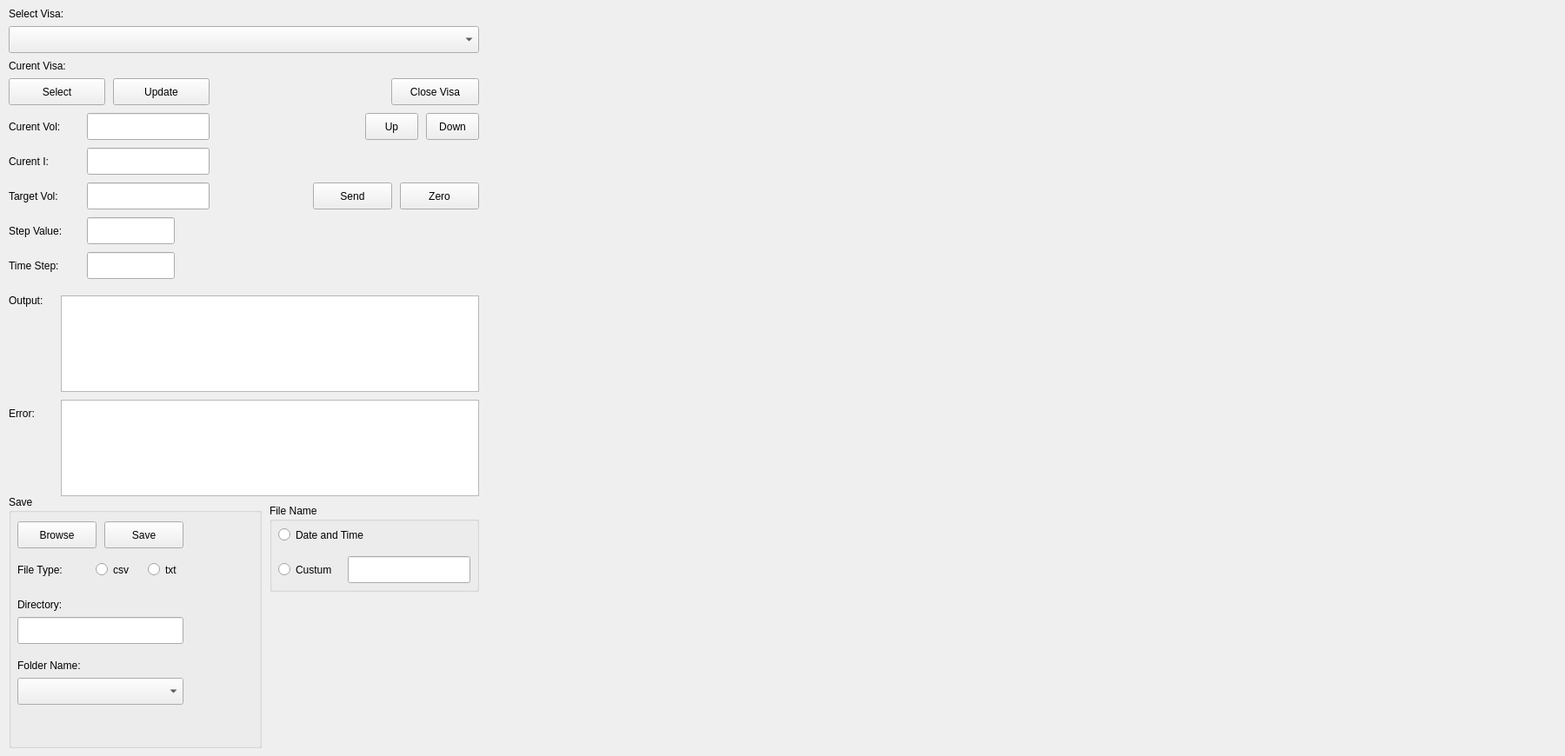
            <widget class="QWidget" name="page_keithley_stepper">
             <widget class="QLabel" name="voltageLable">
              <property name="geometry">
               <rect>
                <x>10</x>
                <y>130</y>
                <width>81</width>
                <height>31</height>
               </rect>
              </property>
              <property name="text">
               <string>Curent Vol:</string>
              </property>
             </widget>
             <widget class="QPushButton" name="zeroButton">
              <property name="geometry">
               <rect>
                <x>460</x>
                <y>210</y>
                <width>91</width>
                <height>31</height>
               </rect>
              </property>
              <property name="text">
               <string>Zero</string>
              </property>
             </widget>
             <widget class="QPushButton" name="upButton">
              <property name="geometry">
               <rect>
                <x>420</x>
                <y>130</y>
                <width>61</width>
                <height>31</height>
               </rect>
              </property>
              <property name="text">
               <string>Up</string>
              </property>
             </widget>
             <widget class="QLabel" name="visaLable">
              <property name="geometry">
               <rect>
                <x>10</x>
                <y>60</y>
                <width>91</width>
                <height>31</height>
               </rect>
              </property>
              <property name="text">
               <string>Curent Visa:</string>
              </property>
             </widget>
             <widget class="QLabel" name="selectVisaLable">
              <property name="geometry">
               <rect>
                <x>10</x>
                <y>0</y>
                <width>81</width>
                <height>31</height>
               </rect>
              </property>
              <property name="text">
               <string>Select Visa:</string>
              </property>
             </widget>
             <widget class="QTextEdit" name="error_2">
              <property name="geometry">
               <rect>
                <x>70</x>
                <y>460</y>
                <width>481</width>
                <height>111</height>
               </rect>
              </property>
             </widget>
             <widget class="QLineEdit" name="stepValue">
              <property name="geometry">
               <rect>
                <x>100</x>
                <y>250</y>
                <width>101</width>
                <height>31</height>
               </rect>
              </property>
             </widget>
             <widget class="QPushButton" name="downButton">
              <property name="geometry">
               <rect>
                <x>490</x>
                <y>130</y>
                <width>61</width>
                <height>31</height>
               </rect>
              </property>
              <property name="text">
               <string>Down</string>
              </property>
             </widget>
             <widget class="QLabel" name="errorLable_2">
              <property name="geometry">
               <rect>
                <x>10</x>
                <y>460</y>
                <width>51</width>
                <height>31</height>
               </rect>
              </property>
              <property name="text">
               <string>Error:</string>
              </property>
             </widget>
             <widget class="QPushButton" name="closeVisaButton">
              <property name="geometry">
               <rect>
                <x>450</x>
                <y>90</y>
                <width>101</width>
                <height>31</height>
               </rect>
              </property>
              <property name="text">
               <string>Close Visa</string>
              </property>
             </widget>
             <widget class="QPushButton" name="updateVisaButton_2">
              <property name="geometry">
               <rect>
                <x>130</x>
                <y>90</y>
                <width>111</width>
                <height>31</height>
               </rect>
              </property>
              <property name="text">
               <string>Update</string>
              </property>
             </widget>
             <widget class="QComboBox" name="selectVisa">
              <property name="geometry">
               <rect>
                <x>10</x>
                <y>30</y>
                <width>541</width>
                <height>31</height>
               </rect>
              </property>
             </widget>
             <widget class="QLabel" name="setpValueLable">
              <property name="geometry">
               <rect>
                <x>10</x>
                <y>250</y>
                <width>81</width>
                <height>31</height>
               </rect>
              </property>
              <property name="text">
               <string>Step Value:</string>
              </property>
             </widget>
             <widget class="QLabel" name="currentLable">
              <property name="geometry">
               <rect>
                <x>10</x>
                <y>170</y>
                <width>71</width>
                <height>31</height>
               </rect>
              </property>
              <property name="text">
               <string>Curent I:</string>
              </property>
             </widget>
             <widget class="QLabel" name="visa">
              <property name="geometry">
               <rect>
                <x>600</x>
                <y>160</y>
                <width>331</width>
                <height>21</height>
               </rect>
              </property>
              <property name="text">
               <string/>
              </property>
             </widget>
             <widget class="QLineEdit" name="current">
              <property name="geometry">
               <rect>
                <x>100</x>
                <y>170</y>
                <width>141</width>
                <height>31</height>
               </rect>
              </property>
             </widget>
             <widget class="QLineEdit" name="timeStepValue_2">
              <property name="geometry">
               <rect>
                <x>100</x>
                <y>290</y>
                <width>101</width>
                <height>31</height>
               </rect>
              </property>
             </widget>
             <widget class="QLabel" name="outputLable_2">
              <property name="geometry">
               <rect>
                <x>10</x>
                <y>330</y>
                <width>61</width>
                <height>31</height>
               </rect>
              </property>
              <property name="text">
               <string>Output:</string>
              </property>
             </widget>
             <widget class="QWidget" name="plotWidget" native="true">
              <property name="geometry">
               <rect>
                <x>560</x>
                <y>10</y>
                <width>1231</width>
                <height>851</height>
               </rect>
              </property>
              <widget class="MatplotlibWidget" name="plot">
               <property name="geometry">
                <rect>
                 <x>640</x>
                 <y>370</y>
                 <width>51</width>
                 <height>41</height>
                </rect>
               </property>
              </widget>
             </widget>
             <widget class="QPushButton" name="selectVisaButton_2">
              <property name="geometry">
               <rect>
                <x>10</x>
                <y>90</y>
                <width>111</width>
                <height>31</height>
               </rect>
              </property>
              <property name="text">
               <string>Select</string>
              </property>
             </widget>
             <widget class="QPushButton" name="sendButton">
              <property name="geometry">
               <rect>
                <x>360</x>
                <y>210</y>
                <width>91</width>
                <height>31</height>
               </rect>
              </property>
              <property name="text">
               <string>Send</string>
              </property>
             </widget>
             <widget class="QLineEdit" name="input">
              <property name="geometry">
               <rect>
                <x>100</x>
                <y>210</y>
                <width>141</width>
                <height>31</height>
               </rect>
              </property>
             </widget>
             <widget class="QLineEdit" name="voltage">
              <property name="geometry">
               <rect>
                <x>100</x>
                <y>130</y>
                <width>141</width>
                <height>31</height>
               </rect>
              </property>
             </widget>
             <widget class="QLabel" name="inputLable">
              <property name="geometry">
               <rect>
                <x>10</x>
                <y>210</y>
                <width>81</width>
                <height>31</height>
               </rect>
              </property>
              <property name="text">
               <string>Target Vol:</string>
              </property>
             </widget>
             <widget class="QLabel" name="timeStepValueLable_2">
              <property name="geometry">
               <rect>
                <x>10</x>
                <y>290</y>
                <width>81</width>
                <height>31</height>
               </rect>
              </property>
              <property name="text">
               <string>Time Step:</string>
              </property>
             </widget>
             <widget class="QTextEdit" name="output_2">
              <property name="geometry">
               <rect>
                <x>70</x>
                <y>340</y>
                <width>481</width>
                <height>111</height>
               </rect>
              </property>
             </widget>
             <widget class="QGroupBox" name="fileBox_2">
              <property name="geometry">
               <rect>
                <x>310</x>
                <y>580</y>
                <width>241</width>
                <height>101</height>
               </rect>
              </property>
              <property name="title">
               <string>File Name</string>
              </property>
              <widget class="QRadioButton" name="defaultFile_2">
               <property name="geometry">
                <rect>
                 <x>10</x>
                 <y>20</y>
                 <width>131</width>
                 <height>31</height>
                </rect>
               </property>
               <property name="text">
                <string>Date and Time</string>
               </property>
              </widget>
              <widget class="QRadioButton" name="customFile_2">
               <property name="geometry">
                <rect>
                 <x>10</x>
                 <y>60</y>
                 <width>81</width>
                 <height>31</height>
                </rect>
               </property>
               <property name="text">
                <string>Custum</string>
               </property>
              </widget>
              <widget class="QLineEdit" name="file_2">
               <property name="geometry">
                <rect>
                 <x>90</x>
                 <y>60</y>
                 <width>141</width>
                 <height>31</height>
                </rect>
               </property>
              </widget>
             </widget>
             <widget class="QGroupBox" name="saveBox_2">
              <property name="geometry">
               <rect>
                <x>10</x>
                <y>570</y>
                <width>291</width>
                <height>291</height>
               </rect>
              </property>
              <property name="title">
               <string>Save</string>
              </property>
              <widget class="QPushButton" name="browseButton_2">
               <property name="geometry">
                <rect>
                 <x>10</x>
                 <y>30</y>
                 <width>91</width>
                 <height>31</height>
                </rect>
               </property>
               <property name="text">
                <string>Browse</string>
               </property>
              </widget>
              <widget class="QLabel" name="fileTypeLable_2">
               <property name="geometry">
                <rect>
                 <x>10</x>
                 <y>70</y>
                 <width>71</width>
                 <height>31</height>
                </rect>
               </property>
               <property name="text">
                <string>File Type:</string>
               </property>
              </widget>
              <widget class="QRadioButton" name="csvRadio_2">
               <property name="geometry">
                <rect>
                 <x>100</x>
                 <y>70</y>
                 <width>41</width>
                 <height>31</height>
                </rect>
               </property>
               <property name="text">
                <string>csv</string>
               </property>
              </widget>
              <widget class="QRadioButton" name="txtRadio_2">
               <property name="geometry">
                <rect>
                 <x>160</x>
                 <y>70</y>
                 <width>41</width>
                 <height>31</height>
                </rect>
               </property>
               <property name="text">
                <string>txt</string>
               </property>
              </widget>
              <widget class="QLabel" name="directoryLable_2">
               <property name="geometry">
                <rect>
                 <x>10</x>
                 <y>110</y>
                 <width>71</width>
                 <height>31</height>
                </rect>
               </property>
               <property name="text">
                <string>Directory:</string>
               </property>
              </widget>
              <widget class="QLineEdit" name="directory_2">
               <property name="geometry">
                <rect>
                 <x>10</x>
                 <y>140</y>
                 <width>191</width>
                 <height>31</height>
                </rect>
               </property>
              </widget>
              <widget class="QPushButton" name="saveButton_2">
               <property name="geometry">
                <rect>
                 <x>110</x>
                 <y>30</y>
                 <width>91</width>
                 <height>31</height>
                </rect>
               </property>
               <property name="text">
                <string>Save</string>
               </property>
              </widget>
              <widget class="QComboBox" name="folderName_2">
               <property name="geometry">
                <rect>
                 <x>10</x>
                 <y>210</y>
                 <width>191</width>
                 <height>31</height>
                </rect>
               </property>
              </widget>
              <widget class="QLabel" name="folderNameLable_2">
               <property name="geometry">
                <rect>
                 <x>10</x>
                 <y>180</y>
                 <width>101</width>
                 <height>31</height>
                </rect>
               </property>
               <property name="text">
                <string>Folder Name:</string>
               </property>
              </widget>
             </widget>
            </widget>
